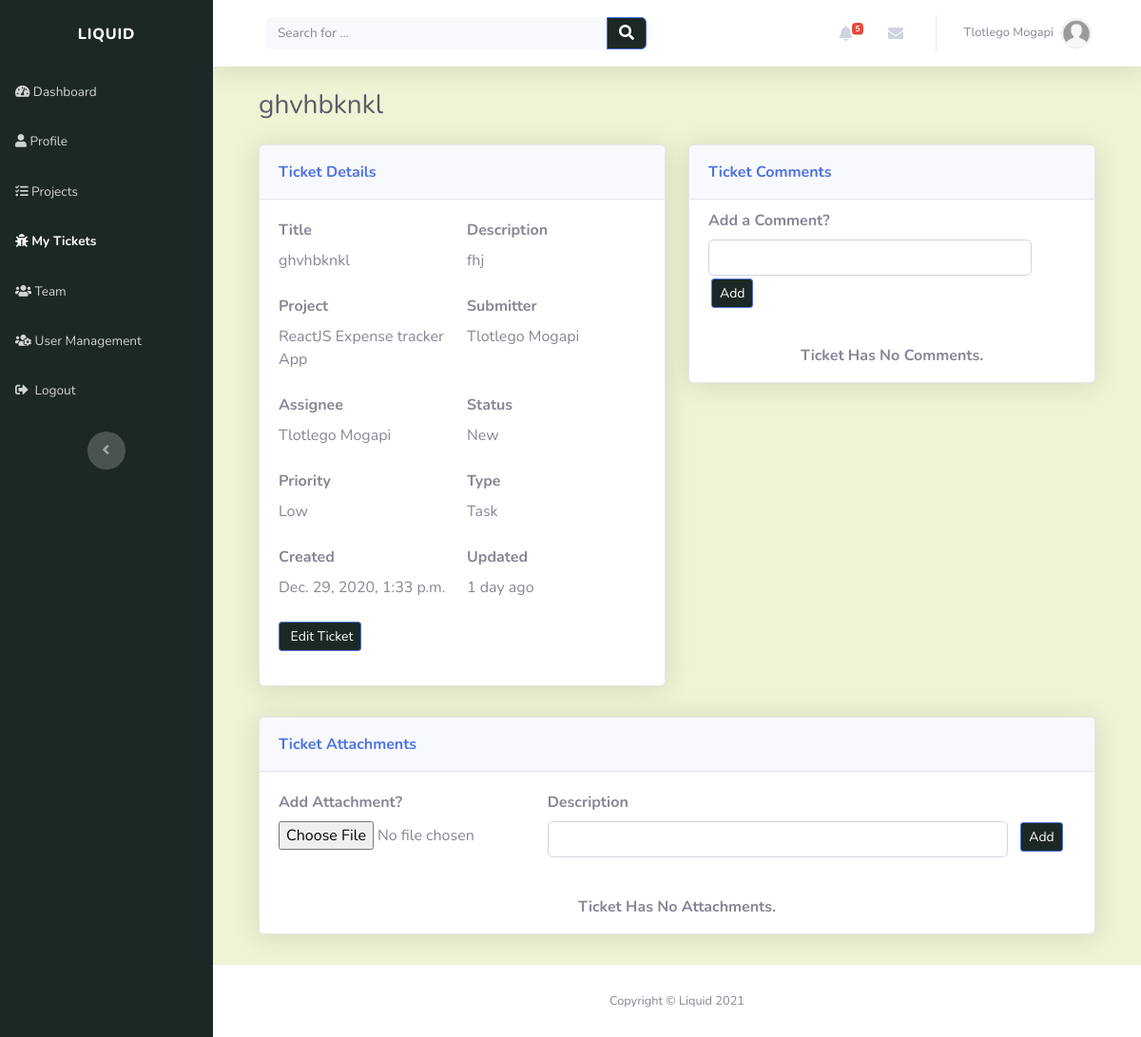
/tickets/ghvhbknkl-lhuo1sj8/ (signed in), run on an earlier commit of the app's database.
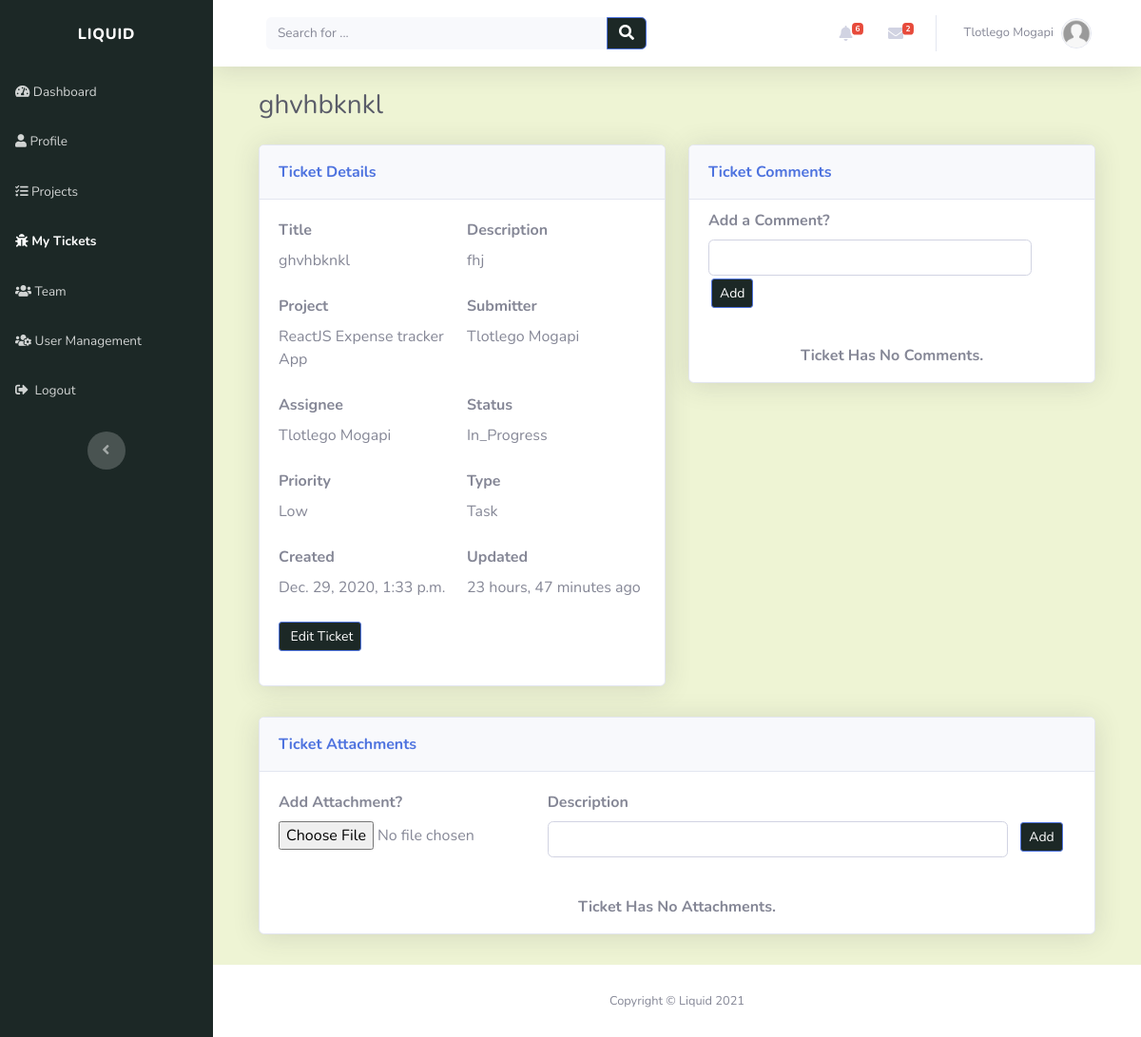
And on a later commit of the database.
### account/models.py (models this page shows, shortened)
class Profile(models.Model):
    user = models.OneToOneField(settings.AUTH_USER_MODEL, on_delete=models.CASCADE, unique=True)
    profile_picture = models.ImageField(default='default.jpg', upload_to='profile_images', blank=True)
    website = models.URLField(blank=True)
    first_name = models.CharField(max_length=30, blank=True)
    last_name = models.CharField(max_length=30, blank=True)
    address = models.CharField(max_length=50, blank=True)
    city = models.CharField(max_length=50, blank=True)
    country = models.CharField(max_length=50, blank=True)
    slug = models.SlugField(unique=True, blank=True)

### tickets/models.py (models this page shows)
class Ticket(models.Model):
    TICKET_PRIORITY = (
        ('LOW', 'Low'),
        ('MEDIUM', 'Medium'),
        ('HIGH', 'High'),
    )
    TICKET_STATUS = (
        ('NEW', 'New'),
        ('IN_PROGRESS', 'In Progress'),
        ('RESOLVED', 'Resolved'),
    )
    TICKET_TYPE = (
        ('TASK', 'Task'),
        ('BUG', 'Bug'),
        ('CHANGE', 'Change'),
        ('FEATURE', 'Feature request')
    )
    title = models.CharField(max_length=50)
    description = models.CharField(max_length=200)
    created_by = models.ForeignKey(Profile, on_delete=models.CASCADE)
    project = models.ForeignKey(Project, related_name="tickets", on_delete=models.CASCADE)
    created_on = models.DateTimeField(verbose_name="created_on", auto_now_add=True)
    updated = models.DateTimeField(verbose_name="date updated", auto_now=True)
    priority = models.CharField(max_length=12, choices=TICKET_PRIORITY, default='LOW')
    status = models.CharField(max_length=12, choices=TICKET_STATUS, default='NEW')
    class_type = models.CharField(max_length=12, choices=TICKET_TYPE, default='TASK')
    slug = models.SlugField(unique=True, blank=True)
    def __str__(self):
        return self.title

### projects/models.py (models this page shows)
class Project(models.Model):
    name = models.CharField(max_length=50, unique=True)
    description = models.CharField(max_length=200)
    created_on = models.DateTimeField(verbose_name="date created", auto_now_add=True)
    created_by = models.ForeignKey(Profile, on_delete=models.CASCADE)
    slug = models.SlugField(unique=True, blank=True)
    def __str__(self):
        return self.name

### tickets/views.py (the view)
# urls.py: path('<slug:slug>/', views.ticket_detail_view, name="view_ticket"),
@login_required(login_url='login_page')
def ticket_detail_view(request, slug):
    context = {}
    ticket = get_object_or_404(Ticket, slug=slug)
    user = request.user
    user_profile = get_object_or_404(Profile, user=user)
    if request.method == "POST":
        form = TicketCommentForm(request.POST)
        if form.is_valid():
            comment_body = form.cleaned_data['comment']
            ticket_comment = TicketComment.objects.create(user=user_profile, body_message=comment_body, ticket=ticket)
            return redirect('view_ticket', slug=slug)
    else:
        context['ticket'] = ticket
        context['ticket_attachments'] = TicketAttachment.objects.filter(ticket=ticket).order_by('-created_on')
        comments = TicketComment.objects.filter(ticket=ticket).order_by('-created_on')
        page = request.GET.get('page', 1)
        comments_paginator = Paginator(comments, COMMENTS_PER_PAGE)
        try:
            comments = comments_paginator.page(page)
        except PageNotAnInteger:
            comments = comments_paginator.page(COMMENTS_PER_PAGE)
        except EmptyPage:
            comments = comments_paginator.page(comments_paginator.num_pages)
        context['ticket_comments'] = comments
        context['form'] = TicketCommentForm()
        context['attachment_form'] = TicketAttachmentForm()
    return render(request, "tickets/ticket_detail.html", context)

### tickets/templates/tickets/ticket_detail.html (shortened to what this page needs)
{% extends "index/header.html" %} {% load static %} {% block title %}Ticket{% endblock %} {% block content %}
<div class="container-fluid">
	<div class="d-sm-flex justify-content-between align-items-center mb-4">
		<h3 class="text-dark mb-0">{{ticket}}</h3>
	</div>
	<div class="row mb-3">
		<div class="col-lg-6">
			<div class="row">
				<div class="col">
					<div class="card shadow mb-3">
						<div class="card-header py-3">
							<p class="text-primary m-0 font-weight-bold" style="color: rgb(28, 40, 38)">
								Ticket Details
							</p>
						</div>
						<div class="card-body">
							<div class="form-row">
								<div class="col-lg-6">
									<div class="form-group">
										<label for="username"><strong>Title</strong></label>
										<p class="mb-4">{{ ticket.title }}</p>
									</div>
								</div>
								<div class="col-lg-6">
									<div class="form-group">
										<label for="username"><strong>Description</strong></label>
										<p class="mb-4">{{ ticket.description}}</p>
									</div>
								</div>
							</div>
							<div class="form-row">
								<div class="col-lg-6">
									<div class="form-group">
										<label for="username"><strong>Project</strong></label>
										<p class="mb-4">{{ ticket.project }}</p>
									</div>
								</div>
								<div class="col-lg-6">
									<div class="form-group">
										<label for="username"><strong>Submitter</strong></label>
										<p class="mb-4">
											{{ ticket.created_by.first_name }} {{ ticket.created_by.last_name }}
										</p>
									</div>
								</div>
							</div>
							<div class="form-row">
								<div class="col-lg-6">
									<div class="form-group">
										<label for="first_name"><strong>Assignee</strong></label>
										{% with user=ticket.ticketassignee_set.all.first.user %}
										<p class="mb-4">{{ user.first_name }} {{user.last_name}}</p>
										{% endwith %}
									</div>
								</div>
								<div class="col-lg-6">
									<div class="form-group">
										<label for="first_name"><strong>Status</strong></label>
										<p class="mb-4">{{ ticket.status|title }}</p>
									</div>
								</div>
							</div>
							<div class="form-row">
								<div class="col-lg-6">
									<div class="form-group">
										<label for="first_name"><strong>Priority</strong></label>
										<p class="mb-4">{{ ticket.priority|title }}</p>
									</div>
								</div>
								<div class="col-lg-6">
									<div class="form-group">
										<label for="first_name"><strong>Type</strong></label>
										<p class="mb-4">{{ ticket.class_type|title }}</p>
									</div>
								</div>
							</div>
							<div class="form-row">
								<div class="col-lg-6">
									<div class="form-group">
										<label for="first_name"><strong>Created</strong></label>
										<p class="mb-4">{{ ticket.created_on }}</p>
									</div>
								</div>
								<div class="col-lg-6">
									<div class="form-group">
										<label for="first_name"><strong>Updated</strong></label>
										<p class="mb-4">{{ ticket.updated|timesince }} ago</p>
									</div>
								</div>
							</div>
							<div class="form-group">
								<a
									class="btn btn-primary btn-sm d-none d-sm-inline-block"
									role="button"
									href="{% url 'edit_ticket' ticket.slug %}"
									style="background: rgb(28, 40, 38)"
									>&nbsp;Edit Ticket</a
								>
							</div>
						</div>
					</div>
				</div>
			</div>
		</div>
		<div class="col-lg-6">
			<div class="row">
				<div class="col">
					<div class="card shadow mb-3">
						<div class="card-header py-3">
							<p class="text-primary m-0 font-weight-bold" style="color: rgb(28, 40, 38)">
								Ticket Comments
							</p>
						</div>
						<div class="form-row">
							<div class="col">
								<div
									class="form-group"
									style="margin-left: 20px; margin-right: 20px; margin-bottom: 15px; margin-top: 10px"
								>
									<label for="username"><strong>Add a Comment?</strong></label>
									<div>
										<form method="POST" action="{% url 'view_ticket' ticket.slug %}">
											<div style="float: left; width: 88%">{{ form.comment }}</div>
											<button
												class="btn btn-primary btn-sm"
												type="submit"
												style="background: rgb(28, 40, 38); margin: 3px"
											>
												Add
											</button>
										</form>
									</div>
								</div>
							</div>
						</div>
						{% if ticket_comments %}
						<div
							class="table-responsive table mt-0"
							id="dataTable"
							role="grid"
							aria-describedby="dataTable_info"
						>
							<table class="table my-0" id="dataTable" aria-describedby="ticket_comments">
								<thead>
									<tr>
										<th scope="col">User</th>
										<th scope="col">Comment</th>
										<th scope="col">Added</th>
									</tr>
								</thead>
								<tbody>
									{% for comment in ticket_comments %}
									<tr style="white-space: nowrap">
										<td>{{comment.user.first_name}} {{comment.user.last_name}}</td>
										<td>{{ comment }}</td>
										<td>{{ comment.created_on|timesince}} ago</td>
									</tr>
									{%endfor%}
								</tbody>
							</table>
						</div>
						<div style="margin-left: 20px; margin-right: 20px">
							{% include 'tickets/snippets/comments_pagination.html' with comments=ticket_comments %}
						</div>
						{% else %}
						<div style="padding-top: 20px" class="text-center">
							<p><strong>Ticket Has No Comments.</strong></p>
						</div>
						{% endif %}
					</div>
				</div>
			</div>
		</div>
	</div>
	<div class="row mb-3">
		<div class="col-lg-12">
			<div class="row">
				<div class="col">
					<div class="card shadow mb-3">
						<div class="card-header py-3">
							<p class="text-primary m-0 font-weight-bold" style="color: rgb(28, 40, 38)">
								Ticket Attachments
							</p>
						</div>
						<div class="form-group" style="margin-left: 20px; margin-right: 20px; margin-bottom: 20px">
							<div>
								<form
									method="POST"
									action="{% url 'add_attachment' ticket.slug %}"
									enctype="multipart/form-data"
								>
									<div class="form-row" style="margin-top: 20px">
										<div class="col-lg-4">
											<div>
												<label for="username"><strong>Add Attachment?</strong></label>
											</div>
											<div>{{ attachment_form.attachment }}</div>
										</div>
										<div class="col-lg-7">
											<label for="username"><strong>Description</strong></label>
											{{attachment_form.note}}
										</div>
										<div class="col-lg-1" style="margin-top: 30px">
											<button
												class="btn btn-primary btn-sm"
												type="submit"
												style="background: rgb(28, 40, 38); margin: 3px"
											>
												Add
											</button>
										</div>
									</div>
								</form>
							</div>
						</div>
						{% if ticket_attachments %}
						<div
							class="table-responsive table mt-0"
							id="dataTable"
							role="grid"
							aria-describedby="dataTable_info"
						>
							<table class="table my-0" id="dataTable" aria-describedby="ticket_attachments">
								<thead>
									<tr>
										<th scope="col">Uploader</th>
										<th scope="col">Added On</th>
										<th scope="col">Note</th>
										<th scope="col">File</th>
										<th scope="col">Size</th>
										<th scope="col">Action</th>
									</tr>
								</thead>
								<tbody>
									{% for attachment in ticket_attachments %}
									<tr style="white-space: nowrap">
										<td>{{attachment.user.first_name}} {{attachment.user.last_name}}</td>
										<td>{{ attachment.created_on|date:"SHORT_DATE_FORMAT" }}</td>
										<td>{{ attachment.note|truncatechars:40 }}</td>
										<td>{{ attachment.filename|truncatechars:20 }}</td>
										<td>{{ attachment.attachment.size|filesizeformat }}</td>
										<td>{% include 'tickets/snippets/ticket_attachement_action.html' %}</td>
									</tr>
									{%endfor%}
								</tbody>
							</table>
						</div>
						{% else %}
						<div style="padding-top: 20px" class="text-center">
							<p><strong>Ticket Has No Attachments.</strong></p>
						</div>
						{% endif %}
					</div>
				</div>
			</div>
		</div>
	</div>
</div>
{% endblock %}

### index/templates/index/snippets/navbar.html (shortened to what this page needs)
<nav
	class="navbar navbar-light navbar-expand bg-white shadow mb-4 topbar static-top"
	style="background: rgb(238, 244, 212)"
>
	<div class="container-fluid">
		<div class="container-fluid">
			<form
				method="GET"
				action="{% url 'index_page' %}"
				target="_self"
				class="form-inline d-none d-sm-inline-block mr-auto ml-md-3 my-2 my-md-0 mw-100 navbar-search"
			>
				<div class="input-group">
					<input
						class="bg-light form-control border-0 small"
						type="search"
						placeholder="Search for ..."
						value="{{query}}"
						name="q"
					/>
					<div class="input-group-append">
						<button class="btn btn-primary py-0" type="submit" style="background: rgb(28, 40, 38)">
							<em class="fas fa-search"></em>
						</button>
					</div>
				</div>
			</form>
			<ul class="nav navbar-nav flex-nowrap ml-auto">
				<li class="nav-item dropdown no-arrow mx-1">
					<div class="nav-item dropdown no-arrow">
						<a class="dropdown-toggle nav-link" data-toggle="dropdown" aria-expanded="false" href="#"
							>{% if alerts %}<span class="badge badge-danger badge-counter"
								>{{profile.alert_set.all.count}}</span
							>
							{%endif%}<em class="fas fa-bell fa-fw"></em
						></a>
					</div>
				</li>
				<li class="nav-item dropdown no-arrow mx-1">
					<div class="nav-item dropdown no-arrow">
						<a class="dropdown-toggle nav-link" data-toggle="dropdown" aria-expanded="false" href="#"
							><em class="fas fa-envelope fa-fw"></em>{% if direct_messages %}<span
								class="badge badge-danger badge-counter"
								>{{profile.direct_messages.all.count}}</span
							>{%endif%}</a
						>
					</div>
				</li>
				<li class="nav-item dropdown no-arrow">
					<div class="nav-item dropdown no-arrow">
						<a class="dropdown-toggle nav-link" data-toggle="dropdown" aria-expanded="false" href="#"
							><span class="d-none d-lg-inline mr-2 text-gray-600 small">
								{% if profile.first_name and profile.last_name %} {{profile.first_name}}
								{{profile.last_name}} {% else %} {{user}} {%endif%}
							</span>
							<img
								class="border rounded-circle img-profile"
								src="{{profile.profile_picture.url}}"
								alt="user image"
							/>
						</a>
					</div>
				</li>
			</ul>
		</div>
	</div>
</nav>

What changed in the data, as far as the page shows it:
shown differently, row unchanged: Profile "Tlotlego": alert_set.all.count "5" → "6"; direct_messages.all.count (not shown) → "2"
changed Ticket "ghvhbknkl": status "New" → "In_Progress"; updated "1 day" → "23 hours, 47 minutes"
